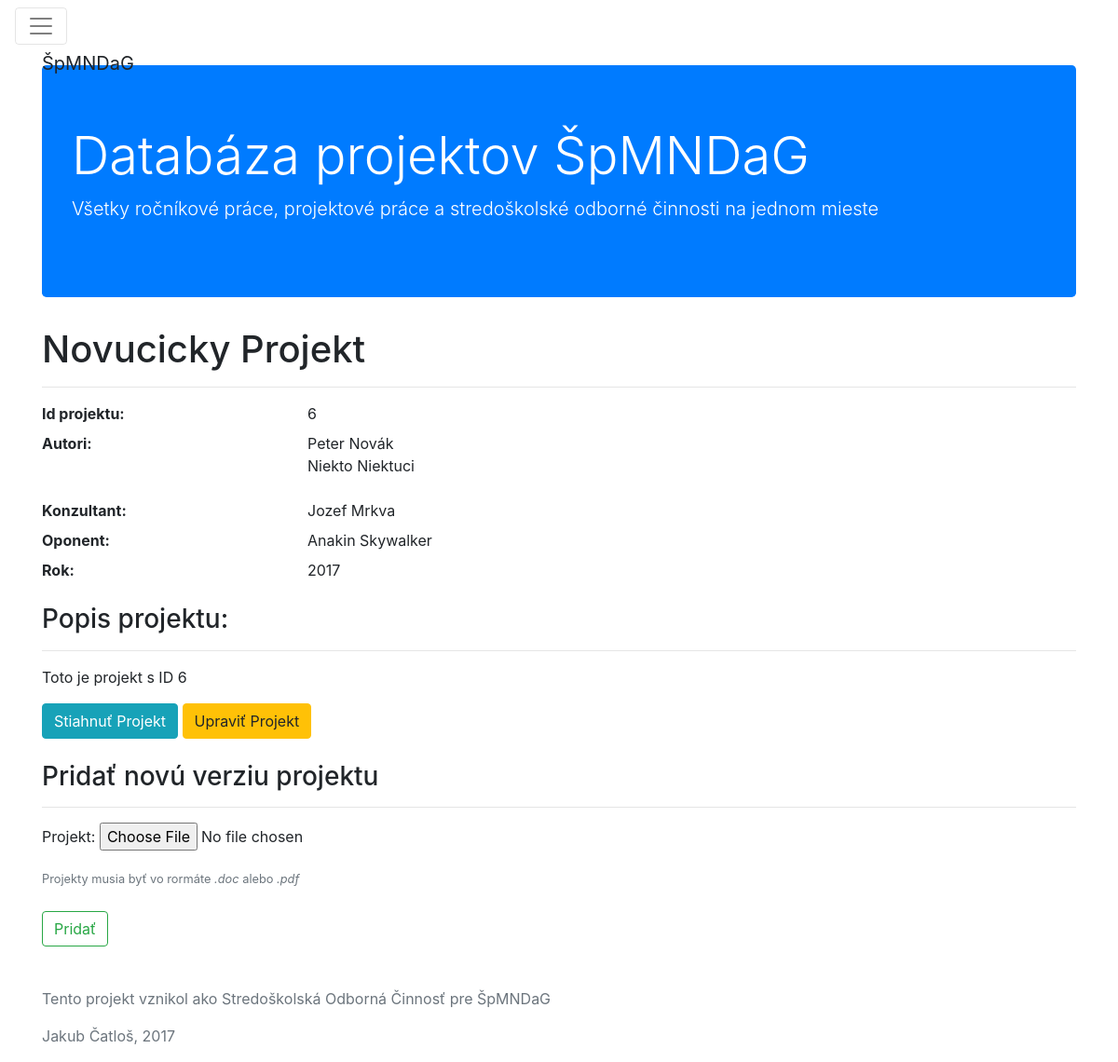
Screenshot of /database/projekty/6/ (signed in) with the database file from the repository.
### database/models.py (models this page shows, shortened)
class Project(models.Model):
  title = models.CharField(max_length=100, default='Nepomenovaný projekt')
  description = models.CharField(max_length=1000, blank=True, null=True)
  document = models.OneToOneField(Document, related_name = "document", null=True, blank=True)
  consultant = models.ForeignKey(User, related_name = "consultant", blank=True, null=True)
  authors = models.ManyToManyField(User, related_name = "projects")
  oponent = models.ForeignKey(User, related_name = "oponent", null=True)
  registration_date = models.DateField(default=timezone.now)

### database/views.py (the view)
# urls.py: url(r'^database/projekty/(\d+)/$', projekty),
@login_required(login_url='login')
def projekty(request, id_input):
  project = Project.objects.get(id=id_input)
  if request.method == 'POST':
    dokument = PridajDokument(request.POST, request.FILES)
    if dokument.is_valid():
      subor = Document(dokument = request.FILES['projekt'])
      subor.save()
      project.document = subor
      project.save()
      subor.save()
  else:
    dokument = PridajDokument()
  return render(request, 'database/project.html', {'project': project, 'user':request.user, 'dokument': dokument})

### database/forms.py (shortened to what this page needs)
class PridajDokument(forms.Form):
  projekt = forms.FileField()

### templates/database/project.html (shortened to what this page needs)
{% extends "base.html" %}
{% block content %}
  <h1>{{ project.title }}</h1>
  <hr>
  <dl class="row">
    <dt class="col-sm-3 text-truncate">Id projektu:</dt>
    <dd class="col-sm-9">{{ project.id }}</dd>
    <dt class="col-sm-3">Autori:</dt>
      <dd class="col-sm-9">
        <ul class="list-unstyled">
          {% for author in project.authors.all %}
            <li>{{ author.get_full_name }}</li>
          {% endfor %}
        </ul>
      </dd>
    <dt class="col-sm-3">Konzultant:</dt>
    <dd class="col-sm-9">{% if project.consultant %}{{ project.consultant.get_full_name }}{% endif %}</dd>
    <dt class="col-sm-3">Oponent:</dt>
    <dd class="col-sm-9">{% if project.oponent %}{{ project.oponent.get_full_name }}{% endif %}</dd>
    <dt class="col-sm-3 text-truncate">Rok:</dt>
    <dd class="col-sm-9">{{ project.registration_date.year }}</dd>
  </dl>
  {% if project.description %}
    <h3>Popis projektu:</h3>
    <hr>
    <p> {{ project.description }}</p>
  {% endif %}
  {% if not project.document == None %}
    <a class="btn btn-info my-2 my-sm-0" href="{{ project.document.dokument.url }}">Stiahnuť Projekt</a>
  {% endif %}
  {% if user in project.authors.all %}
    <a class="btn btn-warning my-2 my-sm-0" href="/database/projekty/{{ project.id }}/zmen">Upraviť Projekt</a>
    <br>
    <br>
    <h3>Pridať novú verziu projektu</h3>
    <hr>
    <form method="POST" enctype="multipart/form-data">
      {{ dokument.as_p }}
      <small class="form-text text-muted">Projekty musia byť vo rormáte <i>.doc</i> alebo <i>.pdf</i></small>
      <br>
      <button class="btn btn-outline-success" type="submit">Pridať</button>
    </form>
    <br>
  {% endif %}
{% endblock %}

### rows the page displays
Project: title "Novucicky Projekt", id "6", consultant.get_full_name "Jozef Mrkva", oponent.get_full_name "Anakin Skywalker", registration_date.year "2017", description "Toto je projekt s ID 6"

### other values shown
{{ author.get_full_name }} "Peter Novák"
{{ author.get_full_name }} "Niekto Niektuci"
